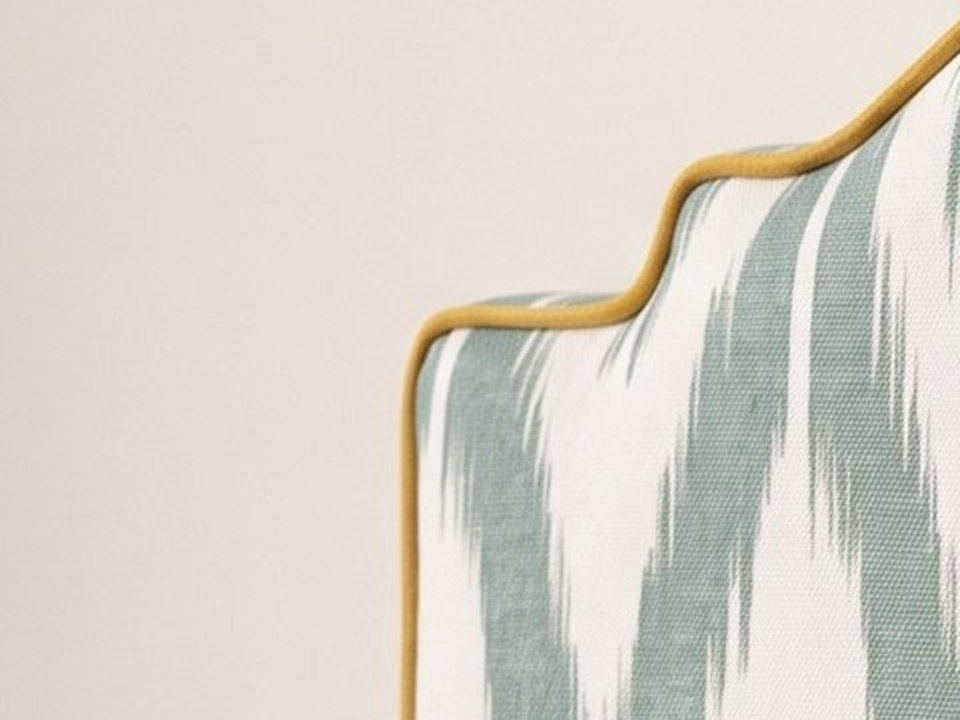
#> input picture scripts/fotos-cabeceros/telas/01-ribete-mostaza-closeup.jpg, 960 x 720 px; its folder holds only this picture in this run
$ python periodo.py
#> lines starting #> are read from the running program, lines starting #| are printed output that depends on the picture
import numpy as np
from PIL import Image
def periodo(g, eje, minf=0.12, maxf=0.9):
    n=g.shape[eje]; best=None
    res=[]
    for d in range(int(n*minf), int(n*maxf)):
        a=g[:n-d] if eje==0 else g[:,:n-d]; b=g[d:] if eje==0 else g[:,d:]
        a=a-a.mean(); b=b-b.mean()
        c=(a*b).sum()/np.sqrt((a*a).sum()*(b*b).sum()); res.append((d,c))
    # primer pico alto (>= 0.9 del máximo)
    mx=max(c for d,c in res)
    for i in range(1,len(res)-1):
        d,c=res[i]
        if c>=0.9*mx and c>=res[i-1][1] and c>=res[i+1][1]: return d,c
    return max(res,key=lambda r:r[1])
def analizar(path):
#> called with path = '../telas/01-ribete-mostaza-closeup.jpg'
    im=Image.open(path).convert("L"); s=400/max(im.size); im=im.resize((int(im.width*s),int(im.height*s)))
#> after `im = Image.open(path).convert('L')`:
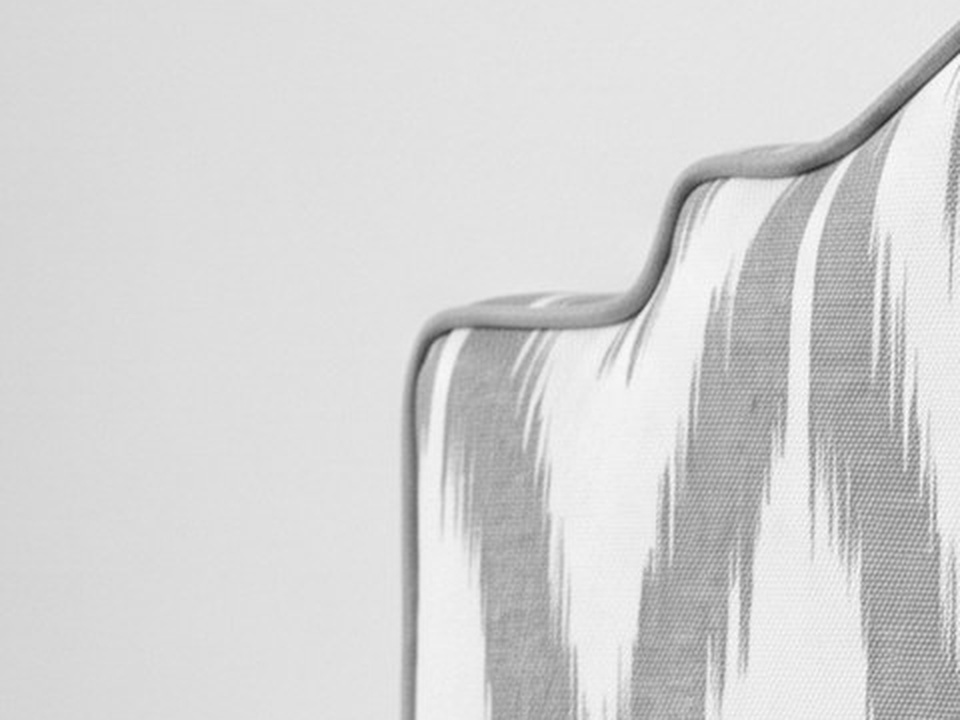
#> im: PIL image 960x720 L; min 41, max 253, mean 213
#> after `s = 400 / max(im.size)`: s = 0.417
    g=np.asarray(im,float)
    return periodo(g,0), periodo(g,1), s
#> the loop in periodo, `for d in range(int(n*minf), int(n*maxf)):` made 234 passes
#> c on passes 1 to 3: 0.45, 0.444, 0.439
#> pass 1, in periodo, `b = g[d:] if eje == 0 else g[:, d:]`:
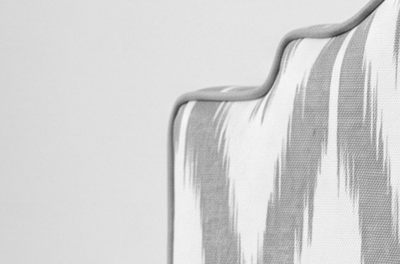
#> b: shape (264, 400) float64; min 49, max 248, mean 211.5
#> after the loop in periodo, `for d in range(int(n*minf), int(n*maxf)):`:
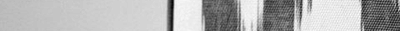
#> b: shape (31, 400) float64; min -82.36, max 35.64, mean 0; drawn with min black and max white
#> after the loop in periodo, `for d in range(int(n*minf), int(n*maxf)):`: res = 234 pairs, first value 36 to 269, second value -0.0392 to 0.45
#> in periodo, `mx=max(c for d,c in res)`: mx = 0.45
#> the loop in periodo, `for i in range(1,len(res)-1):` made 232 passes
#> c on passes 1 to 3: 0.444, 0.439, 0.431
#> call 2 of periodo, with eje = 1, minf = 0.12, maxf = 0.9
#> in periodo (call 2), `n = g.shape[eje]`: n = 400
#> the loop in periodo (call 2), `for d in range(int(n*minf), int(n*maxf)):` made 312 passes
#> c on passes 1 to 3: 0.00228, 0.00973, 0.0164
#> pass 1, in periodo (call 2), `a = g[:n - d] if eje == 0 else g[:, :n - d]`:
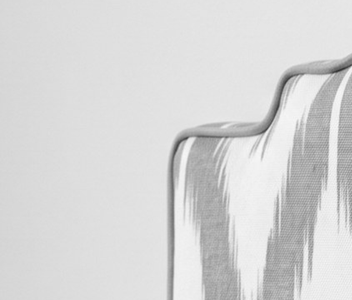
#> a: shape (300, 352) float64; min 49, max 247, mean 214.9
#> pass 1, in periodo (call 2), `b = g[d:] if eje == 0 else g[:, d:]`:
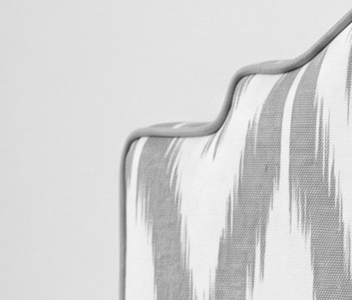
#> b: shape (300, 352) float64; min 49, max 248, mean 212.6
#> after the loop in periodo (call 2), `for d in range(int(n*minf), int(n*maxf)):`:
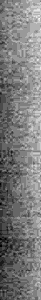
#> a: shape (300, 41) float64; min -4.85, max 5.15, mean 9.24e-15; drawn with min black and max white
#> after the loop in periodo (call 2), `for d in range(int(n*minf), int(n*maxf)):`:
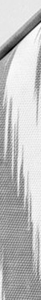
#> b: shape (300, 41) float64; min -147.4, max 48.55, mean 0; drawn with min black and max white
#> after the loop in periodo (call 2), `for d in range(int(n*minf), int(n*maxf)):`: res = 312 pairs, first value 48 to 359, second value -0.225 to 0.426
#> in periodo (call 2), `mx=max(c for d,c in res)`: mx = 0.426
#> the loop in periodo (call 2), `for i in range(1,len(res)-1):` made 310 passes
#> c on passes 1 to 3: 0.00973, 0.0164, 0.021
if __name__=="__main__":
    import glob
    for f in sorted(glob.glob("../telas/*.jpg")): print(f, analizar(f))

$ run again, on scripts/fotos-cabeceros/telas/03-raya-arequipa.jpg
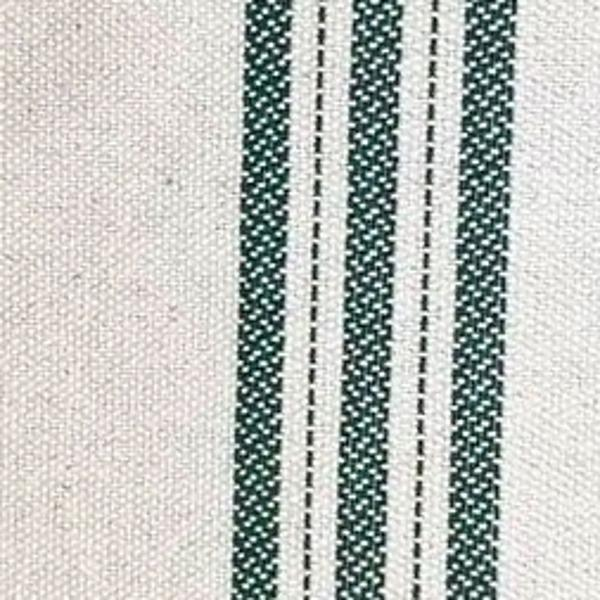
#> input picture scripts/fotos-cabeceros/telas/03-raya-arequipa.jpg, 600 x 600 px
#> im: PIL image 400x400 L
#> the loop in periodo, `for d in range(int(n*minf), int(n*maxf)):` made 312 passes
#> c on passes 1 to 3: 0.609, 0.624, 0.62
#> after the loop in periodo, `for d in range(int(n*minf), int(n*maxf)):`: res = 312 pairs, first value 48 to 359, second value 0.289 to 0.777
#> mx = 0.777
#> the loop in periodo, `for i in range(1,len(res)-1):` made 8 passes
#> c on passes 1 to 8: 0.624, 0.62, 0.605, 0.601, 0.632, 0.695, 0.757, 0.777
#> the loop in periodo (call 2), `for d in range(int(n*minf), int(n*maxf)):` made 312 passes
#> c on passes 1 to 3: -0.0253, -0.013, -0.00208
#> pass 1, in periodo (call 2), `b = g[d:] if eje == 0 else g[:, d:]`:
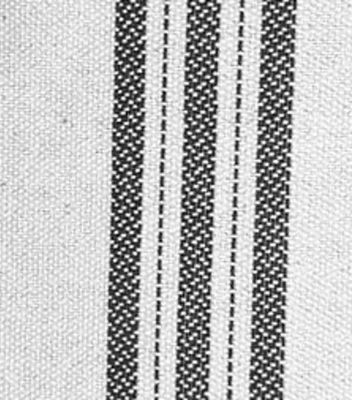
#> b: shape (400, 352) float64; min 2, max 255, mean 188.2
#> after the loop in periodo (call 2), `for d in range(int(n*minf), int(n*maxf)):`:
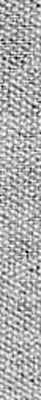
#> b: shape (400, 41) float64; min -52.46, max 24.54, mean 0; drawn with min black and max white
#> after the loop in periodo (call 2), `for d in range(int(n*minf), int(n*maxf)):`: res = 312 pairs, first value 48 to 359, second value -0.266 to 0.316
#> mx = 0.316
#> the loop in periodo, `for i in range(1,len(res)-1):` made 25 passes
#> c on passes 1 to 8: -0.013, -0.00208, 0.00734, 0.00952, -0.00226, -0.0246, -0.0449, -0.0507

$ run again, on scripts/fotos-cabeceros/telas/04.jpg
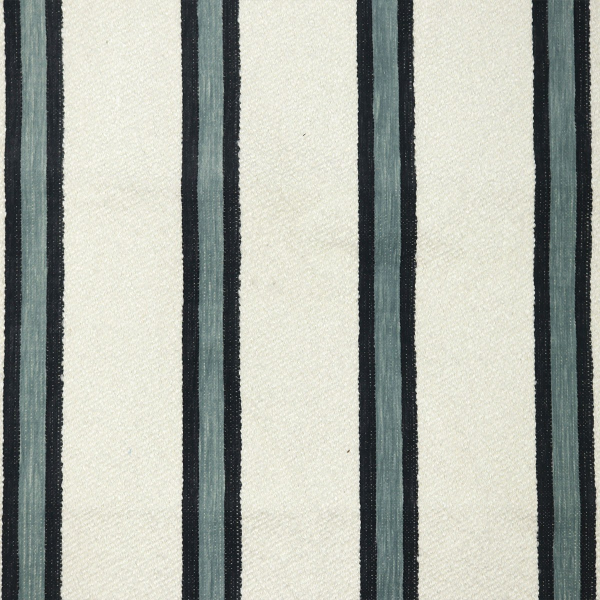
#> input picture scripts/fotos-cabeceros/telas/04.jpg, 1200 x 1200 px (shown at 1/2 size)
#> im: PIL image 400x400 L
#> the loop in periodo, `for d in range(int(n*minf), int(n*maxf)):` made 312 passes
#> c on passes 1 to 3: 0.974, 0.974, 0.974
#> after the loop in periodo, `for d in range(int(n*minf), int(n*maxf)):`: res = 312 pairs, first value 48 to 359, second value 0.872 to 0.974
#> mx = 0.974
#> the loop in periodo, `for i in range(1,len(res)-1):` made 5 passes
#> c on passes 1 to 5: 0.974, 0.974, 0.973, 0.973, 0.973
#> the loop in periodo (call 2), `for d in range(int(n*minf), int(n*maxf)):` made 312 passes
#> c on passes 1 to 3: -0.451, -0.453, -0.455
#> pass 1, in periodo (call 2), `b = g[d:] if eje == 0 else g[:, d:]`:
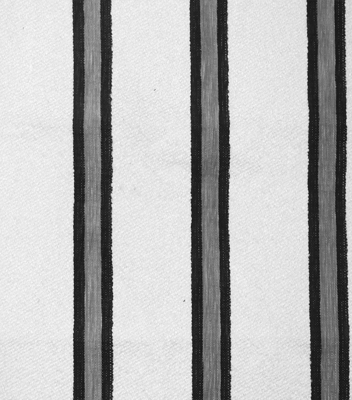
#> b: shape (400, 352) float64; min 20, max 250, mean 178.3
#> after the loop in periodo (call 2), `for d in range(int(n*minf), int(n*maxf)):`:
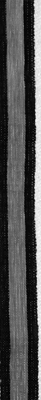
#> b: shape (400, 41) float64; min -68.44, max 149.6, mean 0; drawn with min black and max white
#> after the loop in periodo (call 2), `for d in range(int(n*minf), int(n*maxf)):`: res = 312 pairs, first value 48 to 359, second value -0.729 to 0.96
#> mx = 0.96
#> the loop in periodo, `for i in range(1,len(res)-1):` made 70 passes
#> c on passes 1 to 8: -0.453, -0.455, -0.457, -0.459, -0.461, -0.463, -0.465, -0.467

$ run again, on scripts/fotos-cabeceros/telas/01-ribete-mostaza-real.jpg
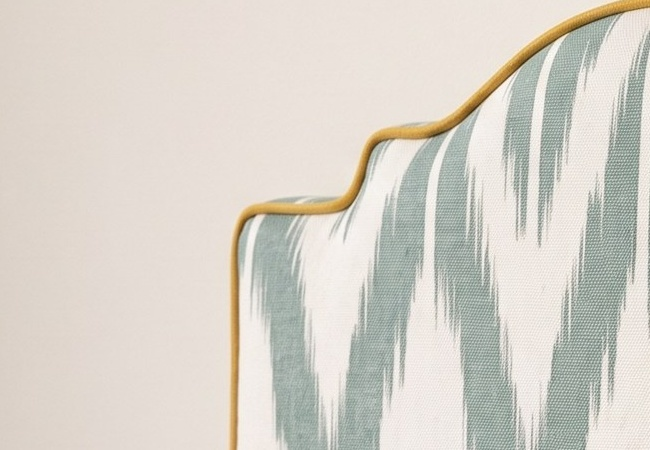
#> input picture scripts/fotos-cabeceros/telas/01-ribete-mostaza-real.jpg, 650 x 450 px
#> im: PIL image 400x276 L
#> the loop in periodo, `for d in range(int(n*minf), int(n*maxf)):` made 215 passes
#> c on passes 1 to 3: 0.443, 0.432, 0.421
#> after the loop in periodo, `for d in range(int(n*minf), int(n*maxf)):`: res = 215 pairs, first value 33 to 247, second value -0.159 to 0.443
#> mx = 0.443
#> the loop in periodo, `for i in range(1,len(res)-1):` made 213 passes
#> c on passes 1 to 3: 0.432, 0.421, 0.411
#> n = 400
#> the loop in periodo (call 2), `for d in range(int(n*minf), int(n*maxf)):` made 312 passes
#> c on passes 1 to 3: 0.0401, 0.0453, 0.0523
#> after the loop in periodo (call 2), `for d in range(int(n*minf), int(n*maxf)):`:
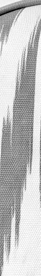
#> b: shape (276, 41) float64; min -136.1, max 42.93, mean 0; drawn with min black and max white
#> after the loop in periodo (call 2), `for d in range(int(n*minf), int(n*maxf)):`: res = 312 pairs, first value 48 to 359, second value -0.142 to 0.285
#> mx = 0.285
#> the loop in periodo, `for i in range(1,len(res)-1):` made 74 passes
#> c on passes 1 to 8: 0.0453, 0.0523, 0.0578, 0.0605, 0.065, 0.0687, 0.0705, 0.0707
